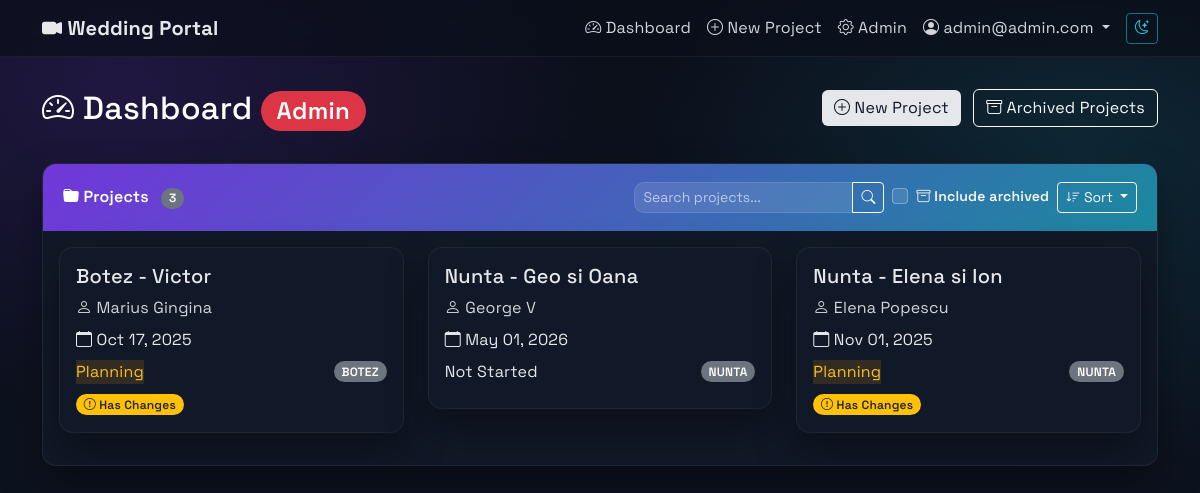
The app's page /dashboard/ (signed in), older data.
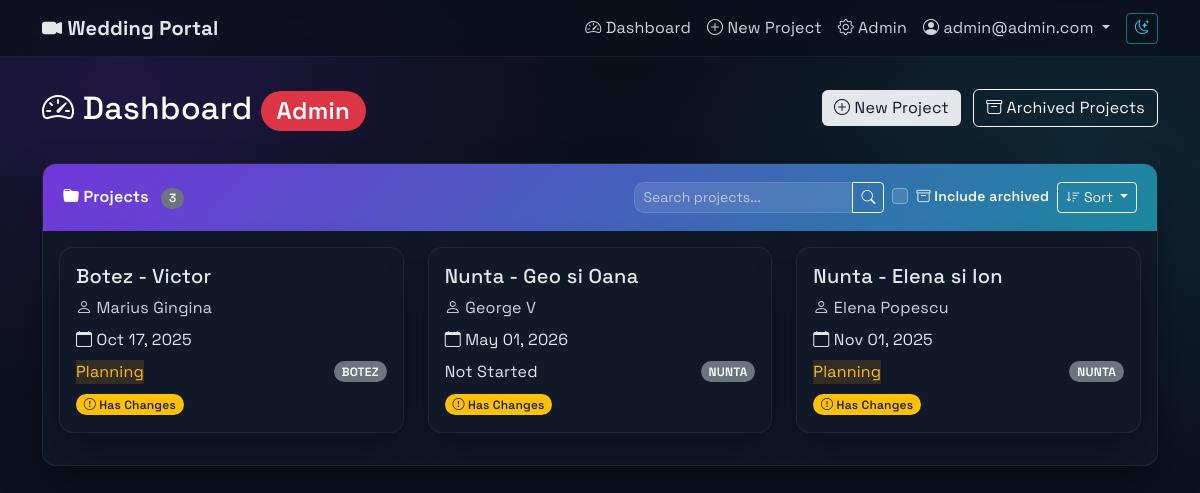
The same page, newer data.
### projects/models.py (models this page shows, shortened)
class Project(models.Model):
    PROJECT_TYPE_CHOICES = [
        ('NUNTA', 'Nunta'),
        ('BOTEZ', 'Botez'),
        ('ALTELE', 'Altele'),
    ]
    STATUS_CHOICES = [
        ('Not Started', 'Not Started'),
        ('Planning', 'Planning'),
        ('Filming', 'Filming'),
        ('Editing', 'Editing'),
        ('Completed', 'Completed'),
    ]
    EDIT_STATUS_CHOICES = [
        ('Not Started', 'Not Started'),
        ('Pending', 'Pending'),
        ('In Progress', 'In Progress'),
        ('Review', 'Review'),
        ('Completed', 'Completed'),
    ]
    name = models.CharField(max_length=255)
    slug = models.SlugField(max_length=255, unique=True, blank=True, null=True)
    user = models.ForeignKey(User, on_delete=models.CASCADE, related_name='projects')
    client_name = models.CharField(max_length=255, blank=True, null=True)
    client_email = models.EmailField(blank=True, null=True)
    status = models.CharField(max_length=50, choices=STATUS_CHOICES, default='Not Started')
    edit_status = models.CharField(max_length=50, choices=EDIT_STATUS_CHOICES, default='Not Started')
    editing_progress = models.IntegerField(default=0, help_text="Editing progress percentage (0-100)")
    notes = models.TextField(blank=True, null=True)
    is_archived = models.BooleanField(default=False)
    event_date = models.DateTimeField()
    type = models.CharField(max_length=10, choices=PROJECT_TYPE_CHOICES)
    title_video = models.CharField(max_length=255, blank=True, null=True)
    city = models.CharField(max_length=100, blank=True, null=True)
    civil_union_details = models.TextField(blank=True, null=True)
    prep = models.TextField(blank=True, null=True)
    church = models.TextField(blank=True, null=True)
    session = models.TextField(blank=True, null=True)
    restaurant = models.TextField(blank=True, null=True)
    details_extra = models.TextField(blank=True, null=True)
    editing_preferences = models.TextField(blank=True, null=True)
    main_details = models.TextField(blank=True, null=True, help_text="Main event details")
    PACKAGE_TYPE_CHOICES = [
        ('Clasic', 'Clasic'),
        ('Highlights', 'Highlights'),
        ('Duo', 'Duo'),
        ('Cinema', 'Cinema'),
        ('Creative', 'Creative'),
        ('Botez', 'Botez'),
        ('Custom', 'Custom'),
    ]
    MOVIE_DURATION_CHOICES = [
        ('30min', '30 min'),
        ('1h', '1 h'),
        ('1h30min', '1h30min'),
        ('2h-3h', '2h-3h'),
        ('3h-4h', '3h-4h'),
        ('Other', 'Other'),
    ]
    package_type = models.CharField(max_length=20, choices=PACKAGE_TYPE_CHOICES, blank=True, null=True)
    package_4k = models.BooleanField(default=True)
    package_fullhd = models.BooleanField(default=False)
    package_cameras = models.IntegerField(default=1, choices=[(1, '1'), (2, '2'), (3, '3')])
    montage_highlights = models.BooleanField(default=False)
    montage_movie = models.BooleanField(default=False)
    montage_movie_duration = models.CharField(max_length=20, choices=MOVIE_DURATION_CHOICES, blank=True, null=True)
    montage_movie_other = models.CharField(max_length=100, blank=True, null=True)
    montage_bonus_primary = models.BooleanField(default=False)
    montage_bonus_full = models.BooleanField(default=False)
    montage_cinema_duration = models.CharField(max_length=20, choices=[('1h', '1 hour'), ('1h30min', '1h30min')], default='1h30min', blank=True, null=True)
    equipment_audio_recorder = models.BooleanField(default=False)
    equipment_stabilizer = models.BooleanField(default=False)
    equipment_external_light = models.BooleanField(default=False)
    team_videographer = models.IntegerField(default=1)
    team_operator = models.IntegerField(default=0)
    team_assistant = models.IntegerField(default=0)
    delivery_online = models.BooleanField(default=True)
    delivery_usb = models.BooleanField(default=False)
    event_presence = models.TextField(blank=True, null=True)
    CURRENCY_CHOICES = [
        ('EUR', 'Euro'),
        ('LEI', 'Lei'),
    ]
    price = models.IntegerField(blank=True, null=True)
    price_currency = models.CharField(max_length=3, choices=CURRENCY_CHOICES, default='EUR')
    price_other_details = models.TextField(blank=True, null=True)
    filming_details = models.TextField(blank=True, null=True, help_text="Client requests for filming")
    videographer_filming_notes = models.TextField(blank=True, null=True, help_text="Videographer's notes for filming (admin only)")
    critical_production_notes = models.TextField(blank=True, null=True, help_text="Critical production details (admin only)")
    videographer_editing_notes = models.TextField(blank=True, null=True, help_text="Videographer's notes for editing (admin only)")
    ceremony_field_order = models.JSONField(
        default=dict,
        blank=True,
        help_text="Custom order for ceremony detail fields"
    )
    admin_notified_of_changes = models.BooleanField(default=False)
    last_admin_notification_date = models.DateTimeField(blank=True, null=True)
    last_client_notification_date = models.DateTimeField(blank=True, null=True)
    has_unsent_changes = models.BooleanField(default=False)
    current_guidance_message = models.CharField(max_length=50, default='initial', help_text="Current guidance message type")
    dismissed_guidance_messages = models.JSONField(default=list, blank=True, help_text="List of dismissed guidance message types")
    created_at = models.DateTimeField(auto_now_add=True)
    updated_at = models.DateTimeField(auto_now=True)
    class Meta:
        ordering = ['-created_at']

class User(AbstractUser):
    ROLE_CHOICES = [
        ('ADMIN', 'Admin'),
        ('CLIENT', 'Client'),
    ]
    role = models.CharField(max_length=10, choices=ROLE_CHOICES, default='CLIENT')
    username = models.CharField(max_length=150, blank=True, null=True, unique=False)
    email = models.EmailField(unique=True)
    USERNAME_FIELD = 'email'
    REQUIRED_FIELDS = ['first_name']  # Remove username from required fields
    objects = CustomUserManager()
    def is_admin(self):
        return self.role == 'ADMIN'

### projects/views.py (the view, shortened to what this page needs)
# urls.py: path('dashboard/', views.dashboard, name='dashboard'),
@login_required
def dashboard(request):
    user = request.user
    search_query = request.GET.get('search', '')
    sort_by = request.GET.get('sort', 'newest')  # Default sort by newest first
    include_archived = request.GET.get('include_archived', '') == 'on'
    valid_sorts = {
        'name': 'name',
        '-name': '-name',
        'date': 'event_date',
        '-date': '-event_date',
        'status': 'status',
        '-status': '-status',
        'client': 'client_name',
        '-client': '-client_name',
        'newest': '-id',
        'oldest': 'id'
    }
    sort_field = valid_sorts.get(sort_by, '-id')
    if user.is_admin():
        if include_archived:
            projects = Project.objects.all()  # Include both archived and active
        else:
            projects = Project.objects.filter(is_archived=False)
        pending_modifications = ProjectModification.objects.filter(status='PENDING')
        projects = projects.order_by(sort_field)
        context = {
            'projects': projects,
            'pending_modifications': pending_modifications,
            'is_admin': True,
            'search_query': search_query,
            'current_sort': sort_by,
            'include_archived': include_archived,
        }
    return render(request, 'dashboard.html', context)

### templates/dashboard.html (shortened to what the changed rows need)
{% extends 'base.html' %}
{% block content %}
<div class="row mb-4">
    <div class="col">
        <h2 class="text-white">
            <i class="bi bi-speedometer2"></i> Dashboard
            {% if is_admin %}
                <span class="badge bg-danger">Admin</span>
            {% endif %}
        </h2>
    </div>
</div>
<div class="card">
    <div class="card-body">
        {% if projects %}
        <div class="row">
            {% for project in projects %}
            <div class="col-md-6 col-lg-4 mb-3">
                <div class="card project-card position-relative" style="cursor: pointer;" data-project-url="{% url 'project_detail' project.slug %}">
                    <div class="card-body">
                        <h5 class="card-title">{{ project.name }}</h5>
                        <p class="text-muted mb-2">
                            <i class="bi bi-person"></i> {{ project.client_name|default:project.user.get_full_name|default:project.user.username }}
                        </p>
                        <p class="mb-2">
                            <i class="bi bi-calendar"></i> {{ project.event_date|date:"M d, Y" }}
                        </p>
                        <div class="d-flex justify-content-between align-items-center">
                            <span class="status-badge status-{{ project.status|lower|cut:" " }}">
                                {{ project.status }}
                            </span>
                            <span class="badge bg-secondary">
                                {{ project.type }}
                            </span>
                        </div>
                        <div class="mt-2">
                            {% if project.has_unsent_changes %}
                            <span class="badge bg-warning text-dark me-1">
                                <i class="bi bi-exclamation-circle"></i> Has Changes
                            </span>
                            {% endif %}
                        </div>
                    </div>
                </div>
            </div>
            {% endfor %}
        </div>
        {% endif %}
    </div>
</div>
{% endblock %}

Row changes from the older to the newer data that the page shows:
changed Project "Nunta - Geo si Oana": now shows "Has Changes"
